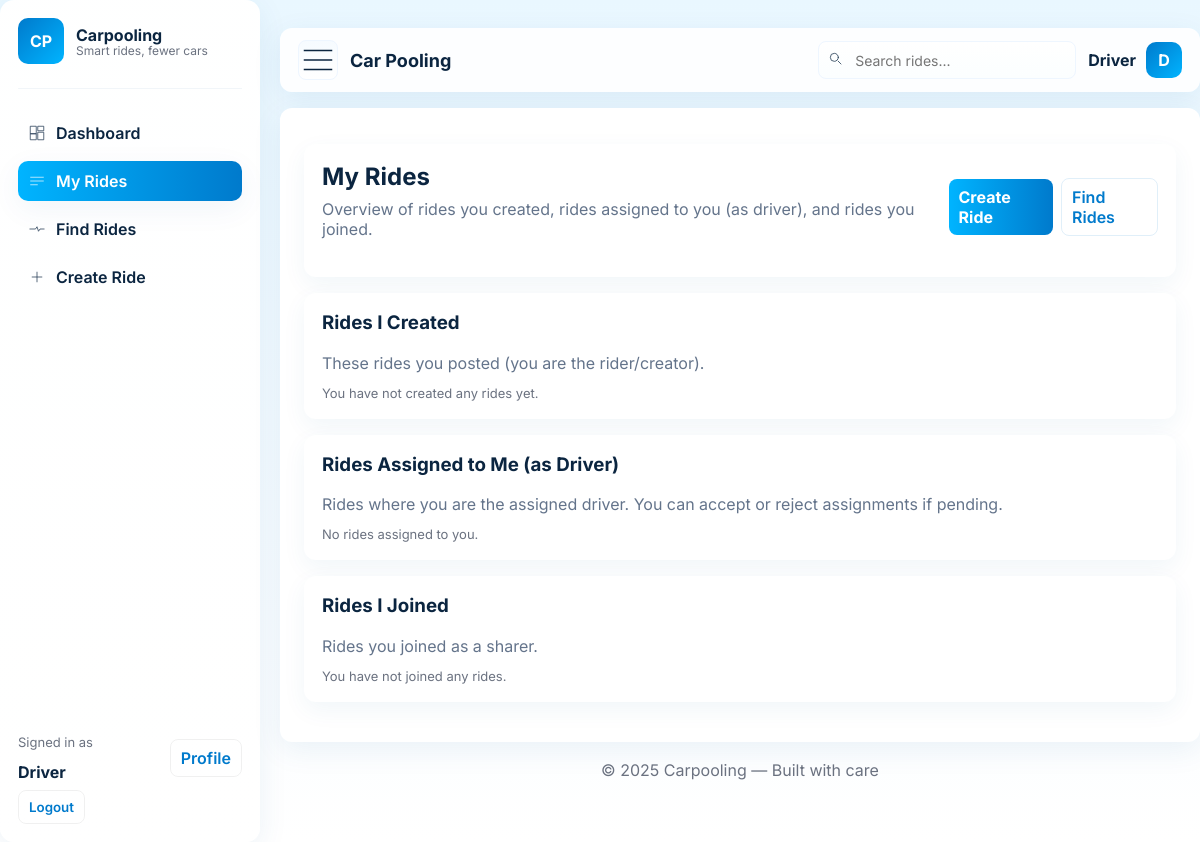
Before: /my/rides/ (signed in) with the older database file.
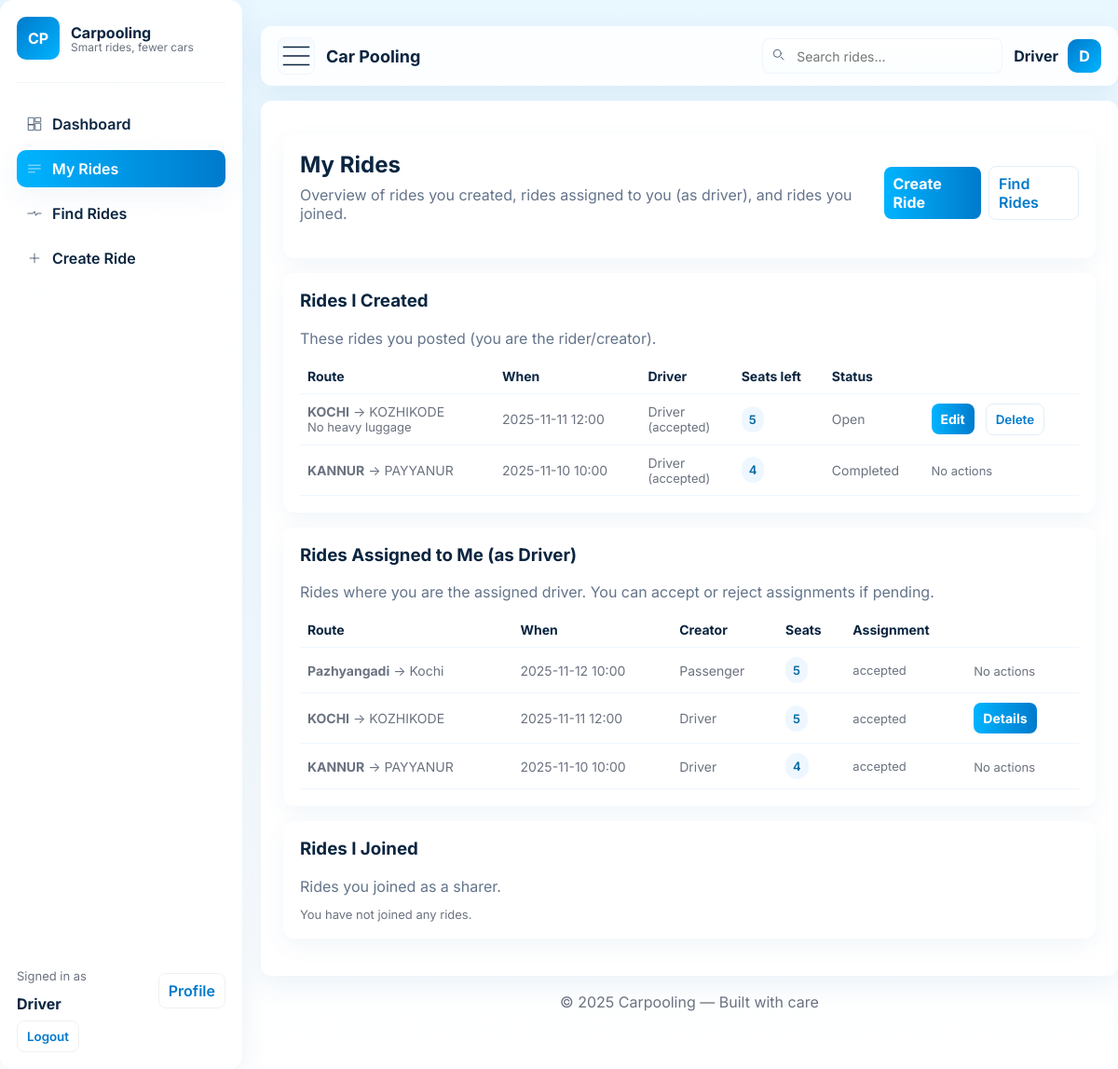
After: the same page with the newer database file.
### rides/models.py (models this page shows, shortened)
class Ride(models.Model):
    STATUS_OPEN = 'open'
    STATUS_DRIVING = 'driving'
    STATUS_COMPLETED = 'completed'
    STATUS_CHOICES = [
        (STATUS_OPEN, 'Open'),
        (STATUS_DRIVING, 'In Progress'),
        (STATUS_COMPLETED, 'Completed'),
    ]
    ASSIGN_NONE = 'none'        # no driver assigned yet
    ASSIGN_PENDING = 'pending'  # driver assigned, awaiting driver's acceptance
    ASSIGN_ACCEPTED = 'accepted'#
    ASSIGN_REJECTED = 'rejected'
    ASSIGN_CHOICES = [
        (ASSIGN_NONE, 'No driver'),
        (ASSIGN_PENDING, 'Pending'),
        (ASSIGN_ACCEPTED, 'Accepted'),
        (ASSIGN_REJECTED, 'Rejected'),
    ]
    rider = models.ForeignKey(User, on_delete=models.CASCADE, related_name='rides')  # creator
    driver = models.ForeignKey(User, on_delete=models.SET_NULL, null=True, blank=True,
                               related_name='driven_rides')
    source = models.CharField(max_length=200)
    destination = models.CharField(max_length=200)
    arrivaldate = models.DateTimeField()
    passenger = models.PositiveIntegerField(default=1)  # seats reserved by creator
    sharable = models.BooleanField(default=False)
    special = models.CharField(max_length=200, blank=True)
    status = models.CharField(max_length=20, choices=STATUS_CHOICES, default=STATUS_OPEN)
    assignment_status = models.CharField(
        max_length=20,
        choices=ASSIGN_CHOICES,
        default=ASSIGN_NONE
    )
    assigned_at = models.DateTimeField(null=True, blank=True)
    assigned_by = models.ForeignKey(User, on_delete=models.SET_NULL, null=True, blank=True,
                                    related_name='assignments_made')
    created_at = models.DateTimeField(auto_now_add=True)
    updated_at = models.DateTimeField(auto_now=True)
    class Meta:
        ordering = ['-arrivaldate', '-created_at']
    def available_seats(self):
        if not self.driver or not hasattr(self.driver, 'userprofile'):
            return None
        cap = getattr(self.driver.userprofile, 'capacity', None)
        try:
            cap = int(cap) if cap is not None else None
        except (TypeError, ValueError):
            cap = None
        if not cap or cap <= 0:
            return None
        shared = self.rideshare_set.aggregate(total=Sum('passenger_count'))['total'] or 0
        seats_left = cap - (self.passenger or 0) - shared
        return max(seats_left, 0)

### rides/views.py (the view)
# urls.py: path('my/rides/', views.my_rides, name='my_rides'),
def my_rides(request):
    user = request.user
    profile = getattr(user, 'userprofile', None)
    created_rides = Ride.objects.filter(rider=user).order_by('-arrivaldate')
    assigned_rides = Ride.objects.filter(driver=user).order_by('-arrivaldate')
    joined_rides = Ride.objects.filter(rideshare__sharer=user).distinct().order_by('-arrivaldate')
    context = {
        'profile': profile,
        'created_rides': created_rides,
        'assigned_rides': assigned_rides,
        'joined_rides': joined_rides,
    }
    return render(request, 'rides/my_rides.html', context)

### rides/templates/rides/my_rides.html (shortened to what this page needs)
{% extends 'rides/base.html' %}
{% block content %}
<div class="wrap">
    <div class="card">
        <div class="section-header">
            <div>
                <h2>My Rides</h2>
                <div class="muted">Overview of rides you created, rides assigned to you (as driver), and rides you
                    joined.</div>
            </div>
            <div style="display:flex;gap:8px;align-items:center">
                <a class="btn" href="{% url 'rides:create_ride' %}">Create Ride</a>
                <a class="ghost" href="{% url 'rides:my_rides' %}">Find Rides</a>
            </div>
        </div>
    </div>
    <div class="card">
        <h3 style="margin-top:0">Rides I Created</h3>
        <div class="muted">These rides you posted (you are the rider/creator).</div>
        {% if created_rides %}
        <table>
            <thead>
                <tr>
                    <th>Route</th>
                    <th>When</th>
                    <th>Driver</th>
                    <th>Seats left</th>
                    <th>Status</th>
                    <th></th>
                </tr>
            </thead>
            <tbody>
                {% for r in created_rides %}
                <tr>
                    <td>
                        <strong>{{ r.source }}</strong> → {{ r.destination }}
                        {% if r.special %}<div class="small">{{ r.special }}</div>{% endif %}
                    </td>
                    <td>{{ r.arrivaldate|date:"Y-m-d H:i" }}</td>
                    <td>
                        {% if r.driver %}
                        {{ r.driver.username }}
                        {% if r.assignment_status %}<div class="small">({{ r.assignment_status }})</div>{% endif %}
                        {% else %}
                        <span class="muted-cell">Unassigned</span>
                        {% endif %}
                    </td>
                    <td>
                        {% with seats=r.available_seats %}
                        {% if seats is None %}
                        <span class="small">Unknown</span>
                        {% else %}
                        <span class="badge">{{ seats }}</span>
                        {% endif %}
                        {% endwith %}
                    </td>
                    <td>{{ r.get_status_display }}</td>
                    <td class="actions">
                        {% if r.status == r.STATUS_OPEN %}
                        <a class="btn" href="{% url 'rides:edit_ride' r.id %}">Edit</a>
                        <form method="post" action="{% url 'rides:delete_ride' r.id %}" style="display:inline">
                            <button class="ghost" type="submit" onclick="return confirm('Delete ride?')">Delete</button>
                        </form>
                        {% else %}
                        <span class="small">No actions</span>
                        {% endif %}
                    </td>
                </tr>
                {% endfor %}
            </tbody>
        </table>
        {% else %}
        <div class="small">You have not created any rides yet.</div>
        {% endif %}
    </div>
    <div class="card">
        <h3 style="margin-top:0">Rides Assigned to Me (as Driver)</h3>
        <div class="muted">Rides where you are the assigned driver. You can accept or reject assignments if pending.
        </div>
        {% if assigned_rides %}
        <table>
            <thead>
                <tr>
                    <th>Route</th>
                    <th>When</th>
                    <th>Creator</th>
                    <th>Seats</th>
                    <th>Assignment</th>
                    <th></th>
                </tr>
            </thead>
            <tbody>
                {% for r in assigned_rides %}
                <tr>
                    <td><strong>{{ r.source }}</strong> → {{ r.destination }}</td>
                    <td>{{ r.arrivaldate|date:"Y-m-d H:i" }}</td>
                    <td>{{ r.rider.username }}</td>
                    <td>
                        {% with seats=r.available_seats %}
                        {% if seats is None %}<span class="small">Unknown</span>{% else %}<span class="badge">{{ seats}}</span>{% endif %}
                        {% endwith %}
                    </td>
                    <td>
                        {% if r.assignment_status %}<div class="small">{{ r.assignment_status }}</div>{% else %}<div
                            class="small">-</div>{% endif %}
                    </td>
                    <td class="actions">
                        {% if r.status == r.STATUS_OPEN %}
                        <a class="btn" href="{% url 'rides:ride_detail' r.id %}">Details</a>
                        {% else %}
                        <span class="small">No actions</span>
                        {% endif %}
                    </td>
                </tr>
                {% endfor %}
            </tbody>
        </table>
        {% else %}
        <div class="small">No rides assigned to you.</div>
        {% endif %}
    </div>
    <div class="card">
        <h3 style="margin-top:0">Rides I Joined</h3>
        <div class="muted">Rides you joined as a sharer.</div>
        {% if joined_rides %}
        <table>
            <thead>
                <tr>
                    <th>Route</th>
                    <th>When</th>
                    <th>Driver</th>
                    <th>Seats booked</th>
                    <th>Seats left</th>
                    <th></th>
                </tr>
            </thead>
            <tbody>
                {% for r in joined_rides %}
                <tr>
                    <td><strong>{{ r.source }}</strong> → {{ r.destination }}</td>
                    <td>{{ r.arrivaldate|date:"Y-m-d H:i" }}</td>
                    <td>{% if r.driver %}{{ r.driver.username }}{% else %}<span class="muted-cell">Unassigned</span>{%endif %}</td>
                    <td>
                        {% comment %} safe lookup for rideshare belonging to current user {% endcomment %}
                        {% with share=r.rideshare_set.all|dictsort:"id" %}
                        {% with user_share=None %}
                        {% for s in r.rideshare_set.all %}
                        {% if s.sharer == user %}
                        {% endif %}
                        {% endfor %}
                        {% if user_share %}{{ user_share }}{% else %}<span class="small">-</span>{% endif %}
                        {% endwith %}
                        {% endwith %}
                    </td>
                    <td>
                        {% with seats=r.available_seats %}
                        {% if seats is None %}<span class="small">Unknown</span>{% else %}<span class="badge">{{ seats}}</span>{% endif %}
                        {% endwith %}
                    </td>
                    <td class="actions">
                        <form method="post" action="{% url 'rides:leave_ride' r.id %}" style="display:inline">
                            {% csrf_token %}
                            <button class="ghost" type="submit"
                                onclick="return confirm('Leave this ride?')">Leave</button>
                        </form>
                        <a class="btn" href="{% url 'rides:edit_share' r.id %}">Edit Share</a>
                    </td>
                </tr>
                {% endfor %}
            </tbody>
        </table>
        {% else %}
        <div class="small">You have not joined any rides.</div>
        {% endif %}
    </div>
</div>
{% endblock %}

### rides/templates/rides/base.html (shortened to what this page needs)
{% load static %}
<!DOCTYPE html>
<html lang="en">
<head>
</head>
<body>
    <div class="app" id="appRoot">
        <aside class="sidebar" id="sidebar" role="navigation" aria-label="Main sidebar">
            <div class="sb-brand">
                <div class="sb-logo">CP</div>
                <div>
                    <div class="sb-title"><a href="{% url 'rides:dashboard' %}" style="color:inherit">Carpooling</a>
                    </div>
                    <div class="sb-tag">Smart rides, fewer cars</div>
                </div>
            </div>
            <div class="sb-sep"></div>
            <nav class="sb-nav" role="menu" aria-label="Primary">
                <a href="{% url 'rides:dashboard' %}"
                    class="sb-item {% if request.resolver_match.url_name == 'dashboard' %}active{% endif %}">
                    <svg viewBox="0 0 24 24" fill="none" stroke="currentColor">
                        <path d="M3 13h8V3H3v10zM13 21h8V11h-8v10zM13 3v6h8V3h-8zM3 21h8v-8H3v8z" />
                    </svg>
                    <span class="label">Dashboard</span>
                </a>
                <a href="{% url 'rides:my_rides' %}"
                    class="sb-item {% if request.resolver_match.url_name == 'my_rides' %}active{% endif %}">
                    <svg viewBox="0 0 24 24" fill="none" stroke="currentColor">
                        <path d="M3 7h18M3 12h18M3 17h10" />
                    </svg>
                    <span class="label">My Rides</span>
                </a>
                <a href="{% url 'rides:find_rides_to_share' %}"
                    class="sb-item {% if request.resolver_match.url_name == 'rides_list' %}active{% endif %}">
                    <svg viewBox="0 0 24 24" fill="none" stroke="currentColor">
                        <path d="M22 12h-6l-2 3-2-6-2 3H2" />
                    </svg>
                    <span class="label">Find Rides</span>
                </a>
                <a href="{% url 'rides:create_ride' %}"
                    class="sb-item {% if request.resolver_match.url_name == 'create_ride' %}active{% endif %}">
                    <svg viewBox="0 0 24 24" fill="none" stroke="currentColor">
                        <path d="M12 5v14M5 12h14" />
                    </svg>
                    <span class="label">Create Ride</span>
                </a>
            </nav>
            <div class="sb-footer">
                {% if user.is_authenticated %}
                <div style="display:flex;gap:10px;align-items:center">
                    <div style="flex:1">
                        <div class="small muted">Signed in as</div>
                        <div style="font-weight:700">{{ user.first_name|default:user.username }}</div>
                    </div>
                    <div style="text-align:right">
                        <a href="{% url 'rides:profile' %}" class="btn ghost" style="padding:8px 10px">Profile</a>
                    </div>
                </div>
                <form method="post" action="{% url 'rides:logout' %}">
                    <button type="submit" class="btn ghost">Logout</button>
                </form>
                {% else %}
                <a href="{% url 'rides:login' %}" class="btn">Login</a>
                {% endif %}
            </div>
        </aside>
        <div class="main-col">
            <header class="topbar" role="banner">
                <div class="top-left">
                    <div class="hamburger" id="sidebarToggle" aria-label="Toggle sidebar">
                        <svg viewBox="0 0 24 24" fill="none" stroke="currentColor">
                            <path d="M3 6h18M3 12h18M3 18h18" />
                        </svg>
                    </div>
                    <div class="top-title">{% block header_title %}Car Pooling{% endblock %}</div>
                </div>
                <div class="top-actions">
                    <div class="search" role="search" aria-label="Search rides"
                        style="padding:8px;border-radius:8px;background:linear-gradient(180deg,#fff,#fbfeff);border:1px solid #eef6ff">
                        <svg width="16" height="16" viewBox="0 0 24 24" fill="none"
                            style="opacity:.9; margin-right:6px">
                            <path d="M21 21l-4.35-4.35" stroke="currentColor" stroke-width="1.2"
                                stroke-linecap="round" />
                            <circle cx="11" cy="11" r="6" stroke="currentColor" stroke-width="1.2"
                                stroke-linecap="round" />
                        </svg>
                        <input aria-label="Search" placeholder="Search rides..."
                            style="border:0;background:transparent;outline:0;font-size:14px" />
                    </div>
                    <div class="user-area">
                        {% if user.is_authenticated %}
                        <div class="user-name" style="font-weight:700">{{ user.first_name|default:user.username }}</div>
                        <div class="avatar" id="userMenuBtn">{{ user.first_name|default:user.username|slice:":1"|upper}}
                        </div>
                        {% else %}
                        <a href="{% url 'rides:login' %}" class="btn">Login</a>
                        {% endif %}
                    </div>
                </div>
            </header>
            <main class="container" role="main">
                {% block content %}{% endblock %}
            </main>
            <footer style="text-align:center;color:var(--muted);margin:18px 0 34px;">
                © {% now "Y" %} Carpooling — Built with care
            </footer>
        </div>
    </div>
</body>
</html>

Changed rows visible on the page:
added Ride: source "KOCHI", destination "KOZHIKODE", special "No heavy luggage", arrivaldate "2025-11-11 12:00", driver.username "Driver", assignment_status "accepted", available_seats "5", status "Open", shows "Edit", rider.username "Driver", shows "Details"
added Ride: source "KANNUR", destination "PAYYANUR", arrivaldate "2025-11-10 10:00", driver.username "Driver", assignment_status "accepted", available_seats "4", status "Completed", shows "No actions", rider.username "Driver"
added Ride: source "Pazhyangadi", destination "Kochi", arrivaldate "2025-11-12 10:00", rider.username "Passenger", available_seats "5", assignment_status "accepted", status "No actions", shown under "Rides Assigned to Me (as Driver)"
Other visible differences:
text no longer shown: "You have not created any rides yet. No rides assigned to you."
text now shown: "Route When Driver Seats left Status Route When Creator Seats Assignment"
